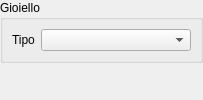
                         <widget class="QWidget" name="pageItemTrinket">
                          <layout class="QVBoxLayout" name="verticalLayout_20">
                           <property name="spacing">
                            <number>0</number>
                           </property>
                           <property name="leftMargin">
                            <number>0</number>
                           </property>
                           <property name="topMargin">
                            <number>0</number>
                           </property>
                           <property name="rightMargin">
                            <number>0</number>
                           </property>
                           <property name="bottomMargin">
                            <number>0</number>
                           </property>
                           <item>
                            <widget class="QGroupBox" name="groupBox_7">
                             <property name="title">
                              <string>Gioiello</string>
                             </property>
                             <layout class="QVBoxLayout" name="verticalLayout_19">
                              <item>
                               <layout class="QGridLayout" name="gridLayout_12">
                                <item row="0" column="0">
                                 <widget class="QLabel" name="label_21">
                                  <property name="sizePolicy">
                                   <sizepolicy hsizetype="Fixed" vsizetype="Preferred">
                                    <horstretch>0</horstretch>
                                    <verstretch>0</verstretch>
                                   </sizepolicy>
                                  </property>
                                  <property name="text">
                                   <string>Tipo</string>
                                  </property>
                                 </widget>
                                </item>
                                <item row="0" column="1">
                                 <widget class="QComboBox" name="comboBoxItemTrinketType">
                                  <property name="minimumSize">
                                   <size>
                                    <width>150</width>
                                    <height>0</height>
                                   </size>
                                  </property>
                                 </widget>
                                </item>
                               </layout>
                              </item>
                             </layout>
                            </widget>
                           </item>
                           <item>
                            <spacer name="verticalSpacer_9">
                             <property name="orientation">
                              <enum>Qt::Vertical</enum>
                             </property>
                             <property name="sizeHint" stdset="0">
                              <size>
                               <width>20</width>
                               <height>0</height>
                              </size>
                             </property>
                            </spacer>
                           </item>
                          </layout>
                         </widget>
